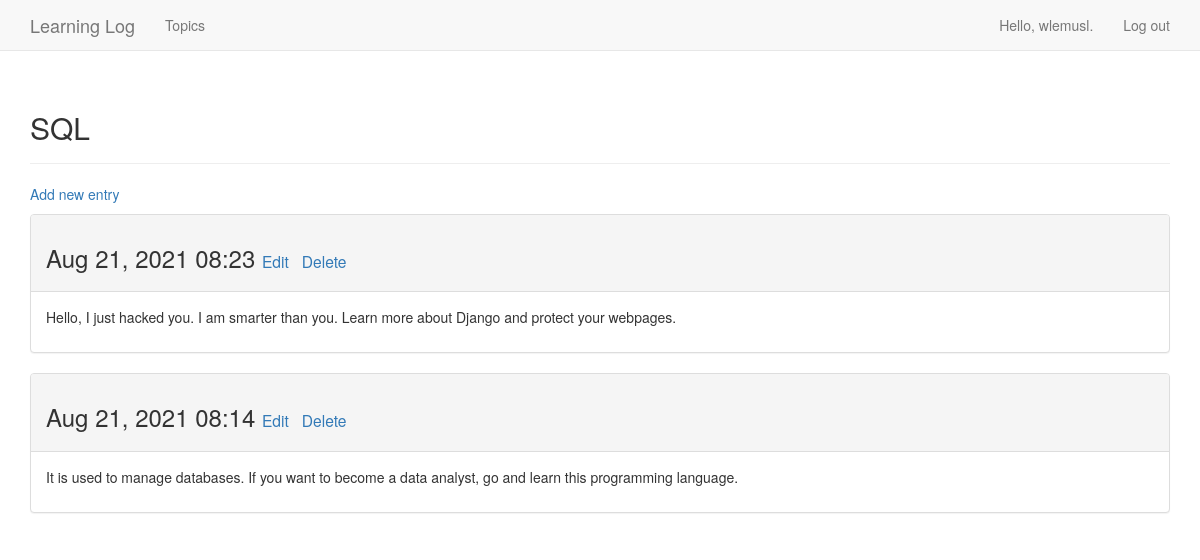
Page /topics/7/ (signed in) on the committed database.
### learning_logs/models.py (models this page shows, shortened)
class Topic(models.Model):
    text = models.CharField(max_length=200)
    date_added = models.DateTimeField(auto_now_add=True)
    owner = models.ForeignKey(User, on_delete=models.CASCADE)
    def __str__(self):
        return self.text

class Entry(models.Model):
    topic = models.ForeignKey(Topic, on_delete=models.CASCADE)
    text = models.TextField()
    date_added = models.DateTimeField(auto_now_add = True)
    class Meta:
        verbose_name_plural = 'entries'

### learning_logs/views.py (the view)
# urls.py: path('topics/<int:topic_id>/', views.topic, name='topic'),
@login_required
def topic(request, topic_id):
    topic = get_object_or_404(Topic, id=topic_id)
    check_topic_owner(topic.owner, request.user)
    entries = topic.entry_set.order_by('-date_added')
    context = {'topic': topic, 'entries': entries}
    return render(request, 'learning_logs/topic.html', context)

### learning_logs/views.py (called while the page is built)
def check_topic_owner(topic_owner, user):
    if topic_owner != user:
        raise Http404

### learning_logs/templates/learning_logs/topic.html
{% extends "learning_logs/base.html" %}
{% block header %}
  <h2>{{ topic }}</h2>
{% endblock header %}
{% block content %}
  <p>
    <a href="{% url 'learning_logs:new_entry' topic.id %}">Add new entry</a>
  </p>
  {% for entry in entries %}
    <div class="panel panel-default">
      <div class="panel-heading">
        <h3>
          {{ entry.date_added|date:'M d, Y H:i' }}
          <small>
            <a href="{% url 'learning_logs:edit_entry' entry.id %}">Edit</a>&nbsp&nbsp;
            <a href="{% url 'learning_logs:delete_entry' entry.id %}">Delete</a>
          </small>
        </h3>
      </div>
      <div class="panel-body">
        {{ entry.text|linebreaks }}
      </div>
    </div>
  {% empty %}
      There are no entries for this topic yet.
  {% endfor %}
{% endblock content %}

### learning_logs/templates/learning_logs/base.html (shortened to what this page needs)
{% load bootstrap3 %}
<!DOCTYPE html>
<html lang="en">
  <head>
    {% bootstrap_css %}
  </head>
  <body>
    <nav class="navbar navbar-default navbar-static-top">
      <div class="container">
        <div class="navbar-header">
          <a class="navbar-brand" href="{% url 'learning_logs:index' %}">
              Learning Log</a>
        </div>
        <div id="navbar" class="navbar-collapse collapse">
          <ul class="nav navbar-nav">
	    {% if user.is_authenticated %}
              <li><a href="{% url 'learning_logs:topics' %}">Topics</a></li>
            {% endif %}
          </ul>
          <ul class="nav navbar-nav navbar-right">
            {% if user.is_authenticated %}
              <li><a>Hello, {{ user.username }}.</a></li>
              <li><a href="{% url 'users:logout' %}">Log out</a></li>
            {% else %}
              <li><a href="{% url 'users:register' %}">Register</a></li>
              <li><a href="{% url 'users:login' %}">Log in</a></li>
            {% endif %}
          </ul>
        </div>
      </div>
    </nav>
    <div class="container">
      <div class="page-header">
        {% block header %}{% endblock header %}
      </div>
      <div>
        {% block content %}{% endblock content %}
      </div>
    </div>
  </body>
</html>

### rows in the picture
Topic: text "SQL"
Entry: date_added "Aug 21, 2021 08:23", text "Hello, I just hacked you. I am smarter than you. Learn more about Django and protect your webpages."
Entry: date_added "Aug 21, 2021 08:14", text "It is used to manage databases. If you want to become a data analyst, go and learn this programming language."

### other values in the picture
{{ user.username }} "wlemusl"
